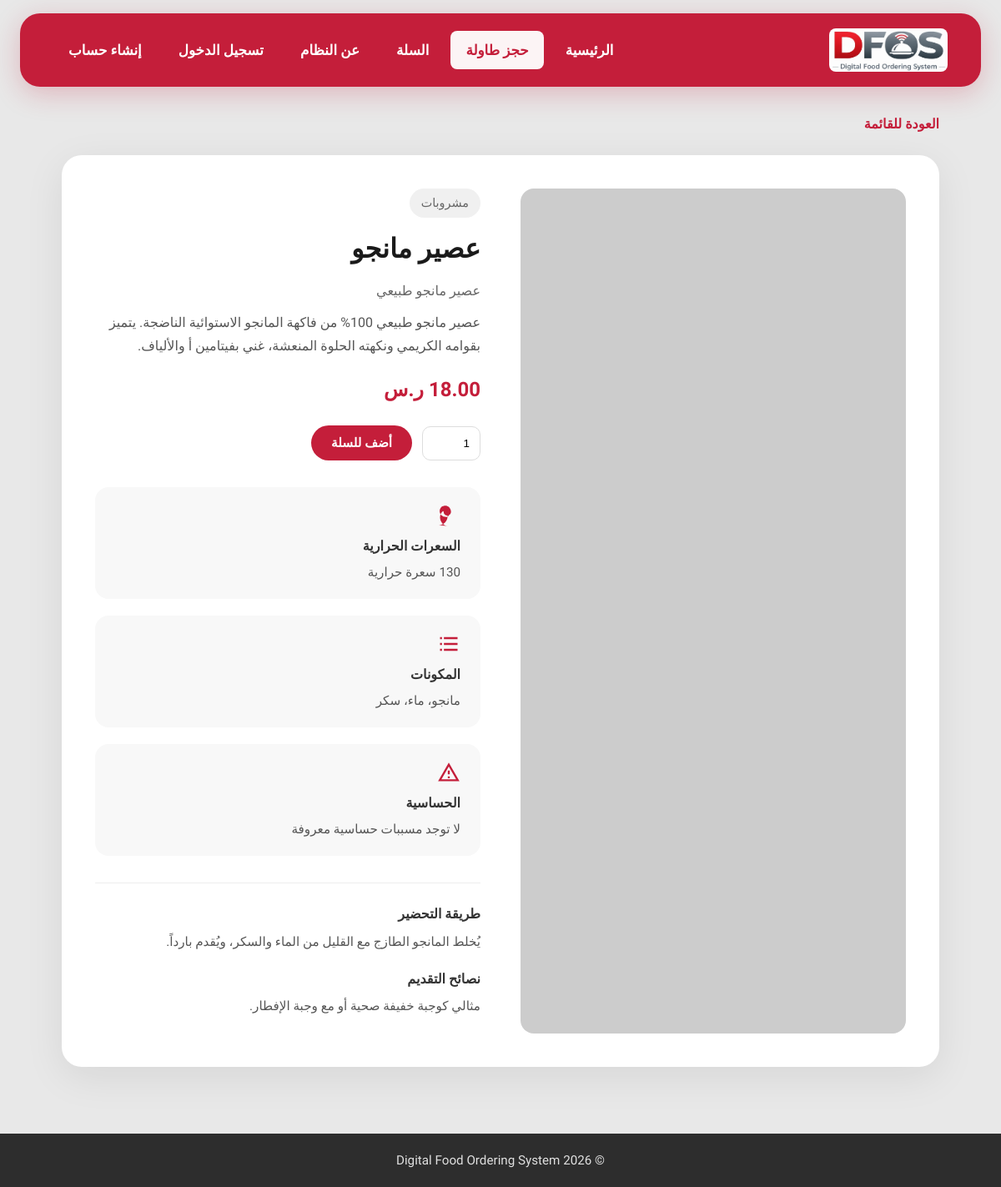
The app's page /product_detail.php?id=2 with its own data.
### tables this page shows
CREATE TABLE IF NOT EXISTS foods (
    id INT AUTO_INCREMENT PRIMARY KEY,
    name VARCHAR(100) NOT NULL,
    description TEXT,
    price DECIMAL(10,2) NOT NULL,
    category_id INT NOT NULL,
    image VARCHAR(255) DEFAULT NULL,
    calories INT DEFAULT NULL,
    ingredients TEXT DEFAULT NULL,
    allergens TEXT DEFAULT NULL,
    created_at TIMESTAMP DEFAULT CURRENT_TIMESTAMP,
    FOREIGN KEY (category_id) REFERENCES categories(id) ON DELETE CASCADE
);

CREATE TABLE IF NOT EXISTS categories (
    id INT AUTO_INCREMENT PRIMARY KEY,
    name VARCHAR(100) NOT NULL,
    created_at TIMESTAMP DEFAULT CURRENT_TIMESTAMP
);

### product_detail.php (the view, shortened to what this page needs)
<?php
require_once 'config/database.php';
$id = isset($_GET['id']) ? (int)$_GET['id'] : 0;
$stmt = $conn->prepare("SELECT f.*, c.name as category_name FROM foods f
    LEFT JOIN categories c ON f.category_id = c.id WHERE f.id = ?");
$stmt->bind_param("i", $id);
$stmt->execute();
$food = $stmt->get_result()->fetch_assoc();
$specificFoodImages = [
    'بسبوسة' => 'https://i.pinimg.com/736x/d2/76/b2/d276b297f4e90cd5b28b084f5dc1d276.jpg',
    'كنافة' => 'https://www.atyabtabkha.com/tachyon/sites/2/2022/09/kunafa-1.jpg',
    'قهوة عربية' => 'https://kitchen.sayidaty.net/uploads/small/c0/c02473ef8ea1509755391a8bbd6de8c1_w750_h500.jpg',
    'شاي أخضر' => 'https://daiohs-s.com/theme/tmr_simple/img/top/service_02.jpg',
];
$foodImages = [
    1 => 'https://images.unsplash.com/photo-1621506289937-a8e4df240d0b?w=600&q=80',
    2 => 'https://images.unsplash.com/photo-1600271886742-f049cd451bba?w=600&q=80',
    3 => $specificFoodImages['قهوة عربية'],
    4 => 'https://images.unsplash.com/photo-1564890369478-c89ca6d9cde9?w=600&q=80',
    5 => 'https://images.unsplash.com/photo-1568901346375-23c9450c58cd?w=600&q=80',
    6 => 'https://images.unsplash.com/photo-1598103442097-8b74394b95c6?w=600&q=80',
    7 => 'https://images.unsplash.com/photo-1565299624946-b28f40a0ae38?w=600&q=80',
    8 => 'https://images.unsplash.com/photo-1546793665-c74683f339c1?w=600&q=80',
    9 => 'https://images.unsplash.com/photo-1573080496219-bb080dd4f877?w=600&q=80',
    10 => $specificFoodImages['كنافة'],
    11 => $specificFoodImages['بسبوسة'],
    12 => $specificFoodImages['شاي أخضر'],
];
$imgUrl = isset($specificFoodImages[$food['name']]) ? $specificFoodImages[$food['name']] : (!empty($food['image']) && file_exists('assets/images/' . $food['image']) ? 'assets/images/' . $food['image'] : ($foodImages[$food['id']] ?? 'https://placehold.co/600x400/e8e8e8/999?text=+'));
$extra = $productExtras[$food['name']] ?? [];
$fallbackNutrition = [
    'عصير برتقال' => ['calories' => 112, 'ingredients' => 'برتقال طازج، ماء، سكر', 'allergens' => null],
    'عصير مانجو' => ['calories' => 130, 'ingredients' => 'مانجو، ماء، سكر', 'allergens' => null],
    'قهوة عربية' => ['calories' => 5, 'ingredients' => 'بن عربي، ماء، هيل، زعفران', 'allergens' => null],
    'شاي بالنعناع' => ['calories' => 2, 'ingredients' => 'شاي أخضر، نعناع طازج، ماء', 'allergens' => null],
    'برجر لحم' => ['calories' => 650, 'ingredients' => 'لحم بقري، خبز، خس، طماطم، جبن، صلصة', 'allergens' => 'جلوتين، حليب'],
    'دجاج مشوي' => ['calories' => 450, 'ingredients' => 'دجاج، بهارات، زيت زيتون', 'allergens' => null],
    'بيتزا مارجريتا' => ['calories' => 680, 'ingredients' => 'عجينة، جبن موزاريلا، صلصة طماطم، ريحان', 'allergens' => 'جلوتين، حليب'],
    'سلطة سيزر' => ['calories' => 350, 'ingredients' => 'خس، جبن بارميزان، خبز محمص، صلصة سيزر', 'allergens' => 'جلوتين، حليب، بيض'],
    'بطاطس مقلية' => ['calories' => 365, 'ingredients' => 'بطاطس، زيت نباتي، ملح', 'allergens' => null],
    'كنافة' => ['calories' => 420, 'ingredients' => 'عجينة كنافة، جبن، سمن، سكر، ماء الورد، فستق', 'allergens' => 'حليب، جلوتين'],
    'بسبوسة' => ['calories' => 380, 'ingredients' => 'سميد، سكر، عسل، زبدة، جوز هند، ماء الورد', 'allergens' => 'جوز، جلوتين'],
    'شاي أخضر' => ['calories' => 2, 'ingredients' => 'أوراق شاي أخضر، ماء', 'allergens' => null],
];
$fb = $fallbackNutrition[$food['name']] ?? [];
$food['calories'] = $food['calories'] ?? $fb['calories'] ?? null;
$food['ingredients'] = $food['ingredients'] ?? $fb['ingredients'] ?? null;
$food['allergens'] = isset($food['allergens']) && $food['allergens'] !== '' ? $food['allergens'] : ($fb['allergens'] ?? null);
include 'includes/header.php';
?>
<section class="product-detail-section">
    <a href="index.php" class="back-to-menu">العودة للقائمة</a>
    <div class="product-detail-layout">
        <div class="product-detail-image">
            <img src="<?php echo htmlspecialchars($imgUrl); ?>" alt="<?php echo htmlspecialchars($food['name']); ?>" onerror="this.src='https://placehold.co/600x400/e8e8e8/999?text=+'">
        </div>
        <div class="product-detail-info">
            <span class="product-category"><?php echo htmlspecialchars($food['category_name'] ?? ''); ?></span>
            <h1 class="product-title"><?php echo htmlspecialchars($food['name']); ?></h1>
            <p class="product-description"><?php echo htmlspecialchars($food['description'] ?? ''); ?></p>
            <?php if (!empty($extra['full_desc'])): ?>
                <p class="product-full-desc"><?php echo htmlspecialchars($extra['full_desc']); ?></p>
            <?php endif; ?>
            <p class="product-price"><?php echo number_format($food['price'], 2); ?> ر.س</p>
            <form method="POST" action="add_to_cart.php" class="product-add-form">
                <input type="number" name="quantity" value="1" min="1" class="product-qty">
                <button type="submit" class="add-to-cart-btn">أضف للسلة</button>
            </form>
            <div class="product-info-cards">
                <div class="info-card">
                    <span class="info-card-icon"></span>
                    <h3>السعرات الحرارية</h3>
                    <p><?php echo $food['calories'] ? number_format((int)$food['calories']) . ' سعرة حرارية' : 'غير متوفر'; ?></p>
                </div>
                <div class="info-card">
                    <span class="info-card-icon"><svg xmlns="http://www.w3.org/2000/svg" width="24" height="24" viewBox="0 0 24 24" fill="currentColor"><path d="M3 5h2v2H3V5zm0 6h2v2H3v-2zm0 6h2v2H3v-2zm4-12h14v2H7V5zm0 6h14v2H7v-2zm0 6h14v2H7v-2z"/></svg></span>
                    <h3>المكونات</h3>
                    <p><?php echo !empty($food['ingredients']) ? htmlspecialchars($food['ingredients']) : 'غير متوفر'; ?></p>
                </div>
                <div class="info-card <?php echo !empty($food['allergens']) ? 'has-allergens' : ''; ?>">
                    <span class="info-card-icon"><svg xmlns="http://www.w3.org/2000/svg" width="24" height="24" viewBox="0 0 24 24" fill="currentColor"><path d="M12 2L1 21h22L12 2zm0 3.99L19.53 19H4.47L12 5.99zM11 10v4h2v-4h-2zm0 6v2h2v-2h-2z"/></svg></span>
                    <h3>الحساسية</h3>
                    <p><?php echo !empty($food['allergens']) ? htmlspecialchars($food['allergens']) : 'لا توجد مسببات حساسية معروفة'; ?></p>
                </div>
            </div>
            <?php if (!empty($extra['prep']) || !empty($extra['tips'])): ?>
            <div class="product-extra-content">
                <?php if (!empty($extra['prep'])): ?>
                <div class="extra-block">
                    <h4>طريقة التحضير</h4>
                    <p><?php echo htmlspecialchars($extra['prep']); ?></p>
                </div>
                <?php endif; ?>
                <?php if (!empty($extra['tips'])): ?>
                <div class="extra-block">
                    <h4>نصائح التقديم</h4>
                    <p><?php echo htmlspecialchars($extra['tips']); ?></p>
                </div>
                <?php endif; ?>
            </div>
            <?php endif; ?>
        </div>
    </div>
</section>
<?php include 'includes/footer.php'; ?>

### assets/css/style.css (style rules this page uses)
* { margin: 0; padding: 0; box-sizing: border-box; }
body { font-family: 'IBM Plex Sans Arabic', sans-serif; background: #e8e8e8; color: #1a1a1a; line-height: 1.6; min-height: 100vh; display: flex; flex-direction: column; }
.add-to-cart-btn, .add-cart-form button { padding: 12px 24px; background: #c41e3a; color: white; border: none; border-radius: 50px; cursor: pointer; font-weight: 700; font-size: 0.95rem; font-family: inherit; transition: background 0.2s, transform 0.15s; }
.product-detail-section { max-width: 1100px; margin: 32px auto 48px; padding: 0 24px; }
.back-to-menu { display: inline-block; color: #c41e3a; text-decoration: none; font-weight: 600; margin-bottom: 24px; }
.product-detail-layout { display: grid; grid-template-columns: 1fr 1fr; gap: 48px; background: white; padding: 40px; border-radius: 24px; box-shadow: 0 12px 48px rgba(0,0,0,0.08); }
.product-detail-image { border-radius: 16px; overflow: hidden; }
.product-detail-image img { width: 100%; height: 100%; object-fit: cover; min-height: 320px; }
.product-category { display: inline-block; background: #f0f0f0; padding: 6px 14px; border-radius: 50px; font-size: 0.9rem; color: #666; margin-bottom: 12px; }
.product-title { font-size: 2rem; font-weight: 700; margin-bottom: 12px; color: #1a1a1a; }
.product-description { color: #666; margin-bottom: 12px; line-height: 1.6; }
.product-full-desc { color: #555; margin-bottom: 20px; line-height: 1.7; font-size: 1rem; }
.product-extra-content { margin-top: 32px; padding-top: 24px; border-top: 1px solid #eee; }
.extra-block { margin-bottom: 20px; }
.extra-block h4 { font-size: 1rem; font-weight: 700; color: #333; margin-bottom: 8px; display: flex; align-items: center; gap: 8px; }
.extra-block p { color: #555; font-size: 0.95rem; line-height: 1.6; margin: 0; }
.product-price { font-size: 1.5rem; font-weight: 700; color: #c41e3a; margin-bottom: 24px; }
.product-add-form { display: flex; gap: 12px; align-items: center; margin-bottom: 32px; }
.product-qty { width: 70px; padding: 12px; border: 1px solid #ddd; border-radius: 10px; }
.product-info-cards { display: flex; flex-direction: column; gap: 20px; }
.info-card { background: #f8f8f8; padding: 20px 24px; border-radius: 16px; }
.info-card-icon { display: block; margin-bottom: 10px; color: #c41e3a; }
.info-card-icon svg { width: 28px; height: 28px; vertical-align: middle; }
.info-card h3 { font-size: 1rem; font-weight: 700; color: #333; margin-bottom: 6px; }
.info-card p { color: #555; font-size: 0.95rem; line-height: 1.6; margin: 0; }

### records on screen
foods: category.name "مشروبات", name "عصير مانجو", description "عصير مانجو طبيعي", name "عصير مانجو طبيعي 100% من فاكهة المانجو الاستوائية الناضجة. يتميز بقوامه الكريمي ونكهته الحلوة المنعشة، غني بفيتامين أ والألياف.", price "18.00", ingredients "مانجو، ماء، سكر", name "يُخلط المانجو الطازج مع القليل من الماء والسكر، ويُقدم بارداً.", name "مثالي كوجبة خفيفة صحية أو مع وجبة الإفطار."
